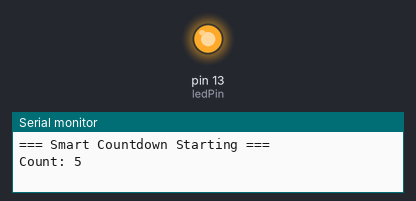
The sketch below on a simulated Arduino Uno, built with avr-gcc and run on an emulated ATmega328P. Parts: output pins drawn as LEDs (lit = HIGH), the last lines printed to the serial monitor.

Above: at 0.1 s.
At 12.8 s:
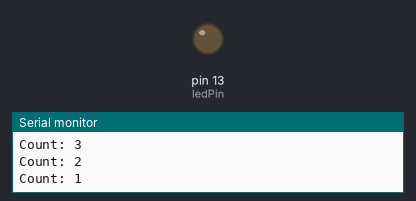
Timing chart, 0 to 14.3 s (numbered marks = the images above):
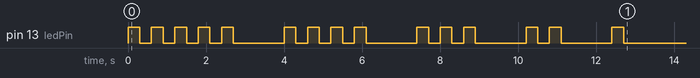

The sketch:

SmartCountdown.ino
```cpp
int startValue = 5;
int ledPin = 13;

// Function to blink the LED
void flashLED(int times) {
  int i = 0;

  while (i < times) {
    digitalWrite(ledPin, HIGH);
    delay(300);

    digitalWrite(ledPin, LOW);
    delay(300);

    i++;
  }
}

void setup() {
  pinMode(ledPin, OUTPUT);

  Serial.begin(9600);

  Serial.println("=== Smart Countdown Starting ===");

  int currentCount = startValue;

  while (currentCount >= 1) {
    Serial.print("Count: ");
    Serial.println(currentCount);

    flashLED(currentCount);

    delay(1000);

    currentCount--;
  }

  Serial.println("=== Countdown Complete ===");
}

void loop() {
}
```
